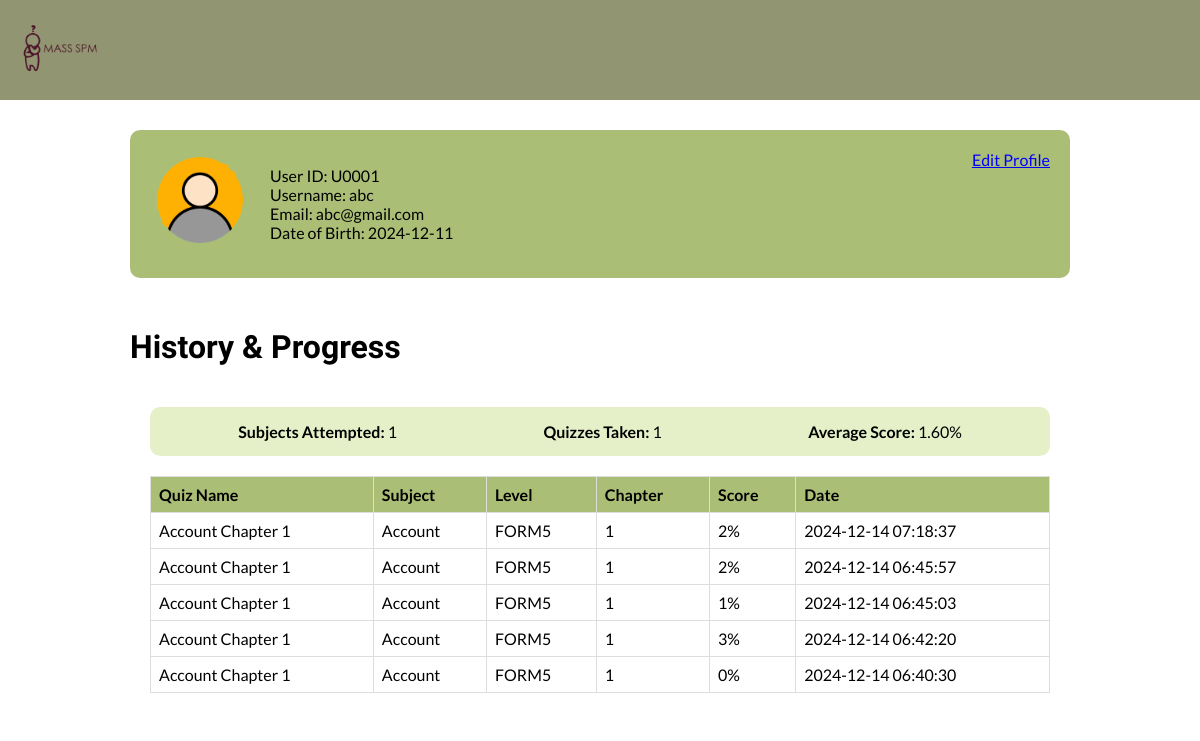
The app's page /profile.php (signed in) with its own data.
### tables this page shows
CREATE TABLE `user` (
  `UserID` varchar(10) NOT NULL,
  `UserName` varchar(50) NOT NULL,
  `UserPW` varchar(255) NOT NULL,
  `Email` varchar(100) NOT NULL,
  `ProfilePicURL` varchar(255) DEFAULT NULL,
  `DOB` date NOT NULL
);

CREATE TABLE `user_attempt` (
  `AttemptID` varchar(10) NOT NULL,
  `UserID` varchar(10) NOT NULL,
  `QuizID` varchar(10) NOT NULL,
  `AttemptDate` datetime NOT NULL,
  `Timestamp` int(11) NOT NULL,
  `Score` int(10) UNSIGNED NOT NULL
);

CREATE TABLE `quiz` (
  `QuizID` varchar(10) NOT NULL,
  `SubjectID` varchar(10) NOT NULL,
  `Duration` time DEFAULT NULL,
  `EditAdminID` varchar(10) NOT NULL,
  `QuizName` varchar(100) NOT NULL,
  `QuizType` enum('CHAPTER','PAST YEAR') NOT NULL,
  `QuizLevel` enum('FORM4','FORM5') DEFAULT NULL,
  `Chapter` enum('1','2','3','4','5','6','7','8','9','10','11','12','13','14','15') DEFAULT NULL,
  `CreatedAt` datetime NOT NULL,
  `UpdatedAt` datetime NOT NULL
);

CREATE TABLE `subject` (
  `SubjectID` varchar(10) NOT NULL,
  `CreatedAdminID` varchar(10) NOT NULL,
  `SubjectName` varchar(100) NOT NULL,
  `Description` text NOT NULL,
  `CreatedAt` datetime NOT NULL
);

### profile.php (the view, shortened to what this page needs)
<?php
include('connection.php');
$userID = $_SESSION['userID'];
$sql = "SELECT UserID, UserName, ProfilePicURL, Email, DOB FROM user WHERE UserID = '$userID'";
$result = mysqli_query($connection, $sql);
if ($result->num_rows > 0) {
    $user = $result->fetch_assoc();
} else {
    die("User not found.");
}
$historyQuery = "
    SELECT
        ua.AttemptID,
        q.QuizName,
        s.SubjectName,
        ua.Score,
        ua.AttemptDate,
        q.QuizLevel,
        q.Chapter
    FROM
        user_attempt ua
    JOIN
        quiz q ON ua.QuizID = q.QuizID
    JOIN
        subject s ON q.SubjectID = s.SubjectID
    WHERE
        ua.UserID = '$userID'
    ORDER BY
        ua.AttemptDate DESC
";
$historyResult = mysqli_query($connection, $historyQuery);
$progressQuery = "
    SELECT
        COUNT(DISTINCT q.SubjectID) AS SubjectsAttempted,
        COUNT(DISTINCT ua.QuizID) AS QuizzesTaken,
        ROUND(AVG(ua.Score), 2) AS AverageScore
    FROM
        user_attempt ua
    JOIN
        quiz q ON ua.QuizID = q.QuizID
    WHERE
        ua.UserID = '$userID'
";
$progressResult = mysqli_query($connection, $progressQuery);
$progress = $progressResult->fetch_assoc();
?>
<!DOCTYPE html>
<html lang="en">
<head>
</head>
<body>
<header>
    <nav class="navbar">
        <a href="user_home.php" class="nav-logo" section-content>
            <img src="img/logo.png" alt="MASS SPM logo" class="logo-image">
        </a>
    </nav>
</header>
    <div class="container">
        <img src="<?= htmlspecialchars($user['ProfilePicURL'] ?: 'img/default-profile.png') ?>" alt="Profile Picture" width="100" height="100">
        <div class="profile-info">
            <p>
                User ID: <?= htmlspecialchars($user['UserID']) ?><br>
                Username: <?= htmlspecialchars($user['UserName']) ?><br>
                Email: <?= htmlspecialchars($user['Email']) ?><br>
                Date of Birth: <?= htmlspecialchars($user['DOB']) ?>
            </p>
        </div>
        <div class="edit-link">
            <a href="edit.php" style="color: blue;">Edit Profile</a>
        </div>
    </div>
    <h1>History & Progress</h1>
    <div class="history-container">
        <div class="progress-summary">
            <div>
                <strong>Subjects Attempted:</strong>
                <?= htmlspecialchars($progress['SubjectsAttempted'] ?? 0) ?>
            </div>
            <div>
                <strong>Quizzes Taken:</strong>
                <?= htmlspecialchars($progress['QuizzesTaken'] ?? 0) ?>
            </div>
            <div>
                <strong>Average Score:</strong>
                <?= htmlspecialchars($progress['AverageScore'] ?? '0.00') ?>%
            </div>
        </div>
        <table class="history-table">
            <thead>
                <tr>
                    <th>Quiz Name</th>
                    <th>Subject</th>
                    <th>Level</th>
                    <th>Chapter</th>
                    <th>Score</th>
                    <th>Date</th>
                </tr>
            </thead>
            <tbody>
                <?php if ($historyResult->num_rows > 0): ?>
                    <?php while ($attempt = $historyResult->fetch_assoc()): ?>
                        <tr>
                            <td><?= htmlspecialchars($attempt['QuizName']) ?></td>
                            <td><?= htmlspecialchars($attempt['SubjectName']) ?></td>
                            <td><?= htmlspecialchars($attempt['QuizLevel']) ?></td>
                            <td><?= htmlspecialchars($attempt['Chapter']) ?></td>
                            <td><?= htmlspecialchars($attempt['Score']) ?>%</td>
                            <td><?= htmlspecialchars($attempt['AttemptDate']) ?></td>
                        </tr>
                    <?php endwhile; ?>
                <?php else: ?>
                    <tr>
                        <td colspan="6" style="text-align: center;">No quiz history found</td>
                    </tr>
                <?php endif; ?>
            </tbody>
        </table>
    </div>
</body>
</html>

### profile.php (style rules this page uses)
body { background-image: url('img/background.png'); font-family: 'Lato', sans-serif; margin: 0; padding: 80px; }
.container { background-color: rgb(171, 190, 118); margin: 50px; display: flex; gap: 20px; padding: 20px; border-radius: 10px; }
.profile-info { flex-grow: 1; }
.edit-link { align-self: flex-start; }
.history-container { background-color: white; margin: 0 50px; padding: 20px; border-radius: 10px; }
.progress-summary { display: flex; justify-content: space-around; background-color: rgb(230, 240, 200); padding: 15px; margin-bottom: 20px; border-radius: 10px; }
.history-table { width: 100%; border-collapse: collapse; }
.history-table th, .history-table td { border: 1px solid #ddd; padding: 8px; text-align: left; }
.history-table th { background-color: rgb(171, 190, 118); }
h1, h2 { color: black; font-family: 'Albert Sans', sans-serif; margin-left: 50px; }
.navbar { display: flex; background-color: #929572; align-items: center; justify-content: space-between; position: fixed; width: 100%; height: 60px; z-index: 5; top: 0; left: 0; right: 0; margin: 0; padding: 20px 0px 20px 0px; }
.logo-image { width: 120px; max-width: 150px; height: auto; }

### records on screen
user: UserID "U0001", UserName "abc", Email "abc@gmail.com", DOB "2024-12-11"
user_attempt: QuizID.QuizName "Account Chapter 1", subject.SubjectName "Account", QuizID.QuizLevel "FORM5", QuizID.Chapter "1", Score "2", AttemptDate "2024-12-14 07:18:37"
user_attempt: QuizID.QuizName "Account Chapter 1", subject.SubjectName "Account", QuizID.QuizLevel "FORM5", QuizID.Chapter "1", Score "2", AttemptDate "2024-12-14 06:45:57"
user_attempt: QuizID.QuizName "Account Chapter 1", subject.SubjectName "Account", QuizID.QuizLevel "FORM5", QuizID.Chapter "1", Score "1", AttemptDate "2024-12-14 06:45:03"
user_attempt: QuizID.QuizName "Account Chapter 1", subject.SubjectName "Account", QuizID.QuizLevel "FORM5", QuizID.Chapter "1", Score "3", AttemptDate "2024-12-14 06:42:20"
user_attempt: QuizID.QuizName "Account Chapter 1", subject.SubjectName "Account", QuizID.QuizLevel "FORM5", QuizID.Chapter "1", Score "0", AttemptDate "2024-12-14 06:40:30"

### other values on screen
$progress['SubjectsAttempted'] "1"
$progress['QuizzesTaken'] "1"
$progress['AverageScore'] "1.60"
